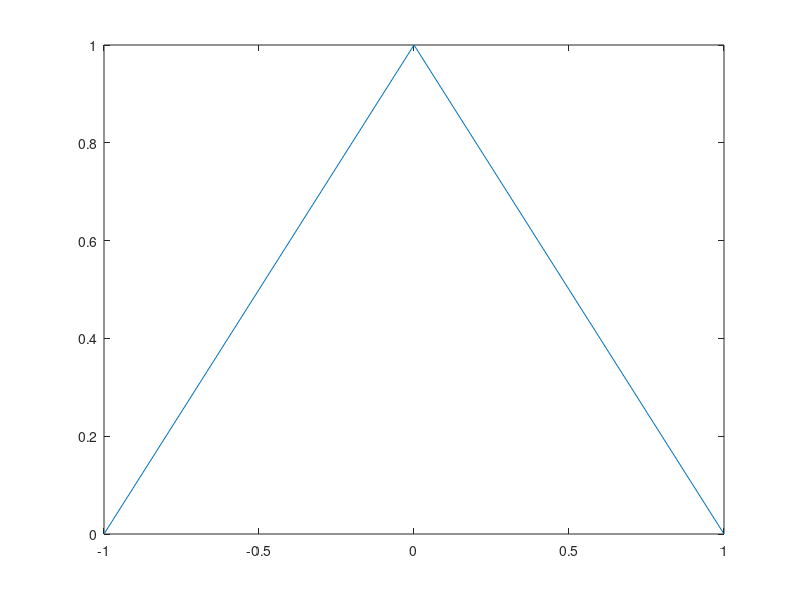

This chart was generated by the following MATLAB code:
%%%%%%%%%%%%%%%%%%%%%%%%%%%%%%%%%%%%%%%%%%%%%%%%%%%%%%%% 
% Program to implement the upwind like scheme          % 
%   for 1D Eikonal Equation                            %
%       |u'| = 1 in \Omega                             % 
%        u(0) = u(1) = 0                               % 
%                                                      % 
%%%%%%%%%%%%%%%%%%%%%%%%%%%%%%%%%%%%%%%%%%%%%%%%%%%%%%%%
clear
close all

format long

N = 20;
a = -1;
b = 1;

h = (b-a)/N;

x = (a:h:b)';

delt = h;

% Tolerance for convergence
eps = 10^-4;
error = 100;

u = (x.^2-1);
unew = u;
iter = 0;
while error > eps
    for i = 2:N
        Dp = (u(i+1)-u(i))/h;
        Dm = (u(i-1)-u(i))/h;
        
        D = min([0,Dp,Dm]);
        
        H = sqrt(D^2)-1;
        
        unew(i) = u(i) - delt*H;
    end
    error = max(abs(unew-u));
    u = unew;
    iter = iter+1;
    plot(x,unew);
    pause(0.1);
end
plot(x,unew)
iter